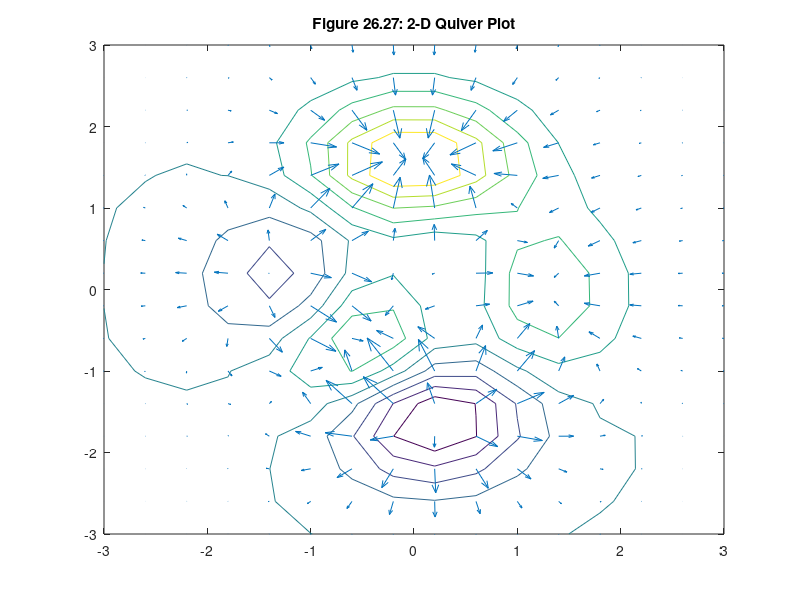

Recreate this plot in MATLAB.
[X,Y,Z] = peaks(16);
[DX,DY] = gradient(Z,.5,.5);
contour(X,Y,Z,10)
hold on
quiver(X,Y,DX,DY)
hold off
title('Figure 26.27: 2-D Quiver Plot')
